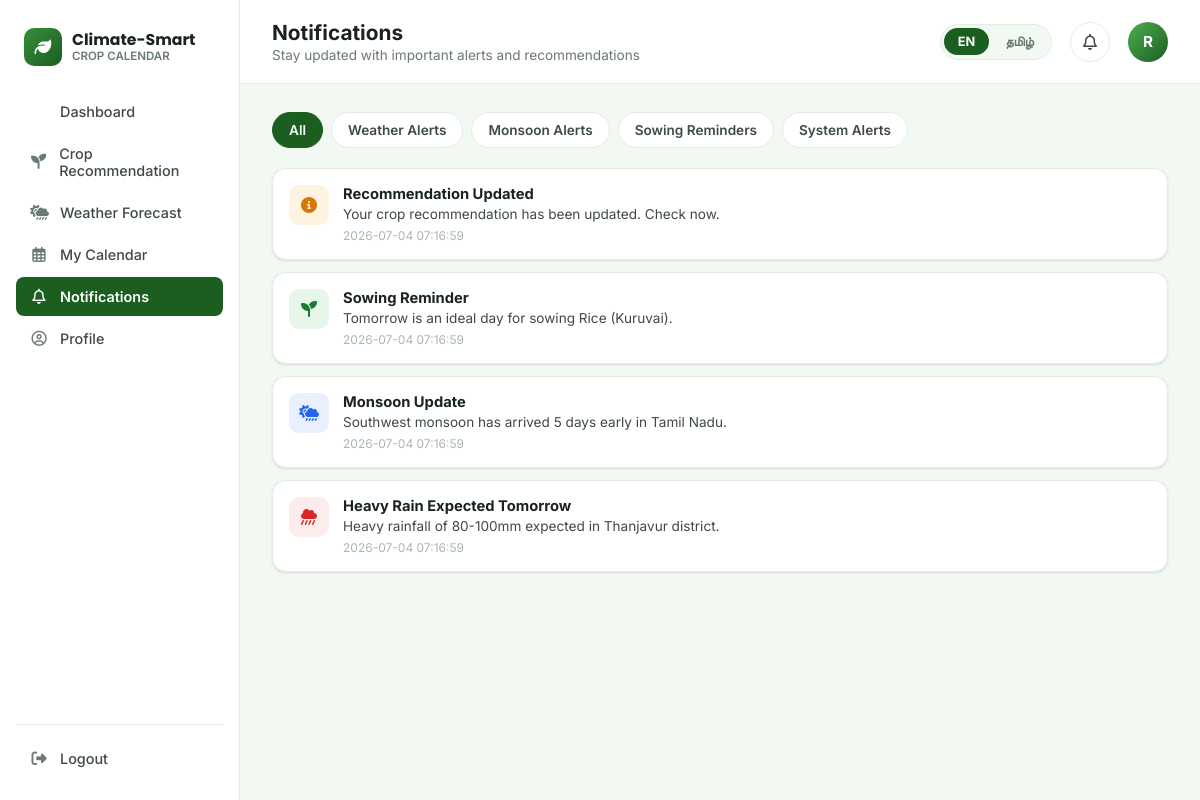
Screenshot of /notifications (signed in) with the database file from the repository.
### tables this page shows
CREATE TABLE farmers (
            id INTEGER PRIMARY KEY AUTOINCREMENT,
            name TEXT NOT NULL,
            mobile TEXT UNIQUE NOT NULL,
            email TEXT,
            district TEXT NOT NULL,
            farm_size REAL NOT NULL,
            preferred_crop TEXT NOT NULL,
            password TEXT NOT NULL,
            created_at TEXT DEFAULT (datetime('now'))
        );

CREATE TABLE notifications (
            id INTEGER PRIMARY KEY AUTOINCREMENT,
            farmer_id INTEGER NOT NULL,
            category TEXT NOT NULL,
            title TEXT NOT NULL,
            notification_text TEXT NOT NULL,
            created_at TEXT DEFAULT (datetime('now')),
            FOREIGN KEY (farmer_id) REFERENCES farmers (id)
        );

### app.py (the view)
@app.route("/notifications")
@login_required
def notifications():
    farmer = current_farmer()
    conn = get_db()
    all_notifications = conn.execute(
        "SELECT * FROM notifications WHERE farmer_id = ? ORDER BY id DESC",
        (farmer["id"],),
    ).fetchall()
    conn.close()
    return render_template("notifications.html", farmer=farmer, notifications=all_notifications)

### app.py (called while the page is built)
def get_db():
    conn = sqlite3.connect(DB_PATH)
    conn.row_factory = sqlite3.Row
    conn.execute("PRAGMA foreign_keys = ON")
    return conn

def login_required(view_func):
    @wraps(view_func)
    def wrapped(*args, **kwargs):
        if "farmer_id" not in session:
            flash("Please login to continue.", "warning")
            return redirect(url_for("login"))
        return view_func(*args, **kwargs)
    return wrapped

def current_farmer():
    conn = get_db()
    farmer = conn.execute(
        "SELECT * FROM farmers WHERE id = ?", (session.get("farmer_id"),)
    ).fetchone()
    conn.close()
    return farmer

def get_lang():
    return session.get("lang", "en")

@app.context_processor
def inject_i18n():
    lang = get_lang()
    return {
        "t": lambda key: translate(key, lang),
        "tr_district": lambda name: translate_district(name, lang),
        "tr_crop": lambda name: translate_crop(name, lang),
        "tr_season": lambda name: translate_season(name, lang),
        "current_lang": lang,
    }

### translations.py (called while the page is built)
def translate(key, lang="en"):
    lang_dict = TRANSLATIONS.get(lang, TRANSLATIONS["en"])
    return lang_dict.get(key, TRANSLATIONS["en"].get(key, key))

### templates/notifications.html (shortened to what this page needs)
{% extends "base.html" %}
{% set active_page = 'notifications' %}
{% block page_title %}{{ t('notifications_title') }}{% endblock %}
{% block page_subtitle %}{{ t('notifications_subtitle') }}{% endblock %}
{% block content %}
<div class="notif-tabs" id="notifTabs">
  <button class="notif-tab active" data-filter="all">{{ t('tab_all') }}</button>
  <button class="notif-tab" data-filter="weather">{{ t('tab_weather') }}</button>
  <button class="notif-tab" data-filter="monsoon">{{ t('tab_monsoon') }}</button>
  <button class="notif-tab" data-filter="sowing">{{ t('tab_sowing') }}</button>
  <button class="notif-tab" data-filter="system">{{ t('tab_system') }}</button>
</div>
<div id="notifList">
  {% for n in notifications %}
  <div class="card notif-card" data-category="{{ n['category'] }}">
    <div class="notif-icon {{ n['category'] }}">
      <i class="fa-solid {{
        'fa-cloud-showers-heavy' if n['category'] == 'weather'
        else 'fa-cloud-sun-rain' if n['category'] == 'monsoon'
        else 'fa-seedling' if n['category'] == 'sowing'
        else 'fa-circle-info' }}"></i>
    </div>
    <div class="notif-body">
      <div class="notif-title">{{ n['title'] }}</div>
      <div class="notif-text">{{ n['notification_text'] }}</div>
      <div class="notif-time">{{ n['created_at'] }}</div>
    </div>
  </div>
  {% else %}
  <div class="card panel" style="text-align:center; color:var(--ink-500);">
    <i class="fa-regular fa-bell-slash" style="font-size:1.6rem; margin-bottom:10px; display:block;"></i>
    {{ t('no_notifications') }}
  </div>
  {% endfor %}
</div>
{% endblock %}

### templates/base.html (shortened to what this page needs)
<!DOCTYPE html>
<html lang="en">
<head>
<link rel="stylesheet" href="https://cdnjs.cloudflare.com/ajax/libs/font-awesome/6.5.1/css/all.min.css">
<link rel="stylesheet" href="{{ url_for('static', filename='css/style.css') }}">
</head>
<body>
<div class="app-shell">
  <aside class="sidebar" id="sidebar">
    <div class="brand">
      <div class="brand-mark"><i class="fa-solid fa-leaf"></i></div>
      <div class="brand-text">
        <div class="brand-name">{{ t('brand_name') }}</div>
        <div class="brand-sub">{{ t('brand_sub') }}</div>
      </div>
    </div>
    <nav class="nav-section">
      <a href="{{ url_for('dashboard') }}" class="nav-item {{ 'active' if active_page == 'dashboard' }}">
         {{ t('nav_dashboard') }}
      </a>
      <a href="{{ url_for('recommendation') }}" class="nav-item {{ 'active' if active_page == 'recommendation' }}">
        <i class="fa-solid fa-seedling"></i> {{ t('nav_recommendation') }}
      </a>
      <a href="{{ url_for('weather') }}" class="nav-item {{ 'active' if active_page == 'weather' }}">
        <i class="fa-solid fa-cloud-sun-rain"></i> {{ t('nav_weather') }}
      </a>
      <a href="{{ url_for('calendar_view') }}" class="nav-item {{ 'active' if active_page == 'calendar' }}">
        <i class="fa-regular fa-calendar-days"></i> {{ t('nav_calendar') }}
      </a>
      <a href="{{ url_for('notifications') }}" class="nav-item {{ 'active' if active_page == 'notifications' }}">
        <i class="fa-regular fa-bell"></i> {{ t('nav_notifications') }}
      </a>
      <a href="{{ url_for('profile') }}" class="nav-item {{ 'active' if active_page == 'profile' }}">
        <i class="fa-regular fa-circle-user"></i> {{ t('nav_profile') }}
      </a>
    </nav>
    <div class="sidebar-footer">
      <a href="{{ url_for('logout') }}" class="nav-item">
        <i class="fa-solid fa-right-from-bracket"></i> {{ t('nav_logout') }}
      </a>
    </div>
  </aside>
  <div class="main-col">
    <header class="topbar">
      <div style="display:flex; align-items:center; gap:14px;">
        <div>
          <div class="topbar-title">{% block page_title %}{{ t('nav_dashboard') }}{% endblock %}</div>
          <div class="topbar-sub">{% block page_subtitle %}{% endblock %}</div>
        </div>
      </div>
      <div class="topbar-right">
        <div class="lang-toggle">
          <a href="{{ url_for('set_language', lang_code='en') }}" class="lang-btn {{ 'active' if current_lang == 'en' }}">EN</a>
          <a href="{{ url_for('set_language', lang_code='ta') }}" class="lang-btn {{ 'active' if current_lang == 'ta' }}">தமிழ்</a>
        </div>
        <a href="{{ url_for('notifications') }}" class="icon-btn">
          <i class="fa-regular fa-bell"></i>
        </a>
        <a href="{{ url_for('profile') }}" class="avatar-chip">
          <div class="avatar-circle">{{ (farmer['name'][0] if farmer else 'F') | upper }}</div>
        </a>
      </div>
    </header>
    <main class="page-content">
      {% block content %}{% endblock %}
    </main>
  </div>
</div>
</body>
</html>

### rows the page displays
farmers: name "R"
notifications: title "Recommendation Updated", notification_text "Your crop recommendation has been updated. Check now.", created_at "2026-07-04 07:16:59"
notifications: title "Sowing Reminder", notification_text "Tomorrow is an ideal day for sowing Rice (Kuruvai).", created_at "2026-07-04 07:16:59"
notifications: title "Monsoon Update", notification_text "Southwest monsoon has arrived 5 days early in Tamil Nadu.", created_at "2026-07-04 07:16:59"
notifications: title "Heavy Rain Expected Tomorrow", notification_text "Heavy rainfall of 80-100mm expected in Thanjavur district.", created_at "2026-07-04 07:16:59"

### other values shown
{{ t('brand_name') }} "Climate-Smart"
{{ t('brand_sub') }} "CROP CALENDAR"
{{ t('nav_dashboard') }} "Dashboard"
{{ t('nav_recommendation') }} "Crop Recommendation"
{{ t('nav_weather') }} "Weather Forecast"
{{ t('nav_calendar') }} "My Calendar"
{{ t('nav_notifications') }} "Notifications"
{{ t('nav_profile') }} "Profile"
{{ t('nav_logout') }} "Logout"
{{ t('notifications_title') }} "Notifications"
{{ t('notifications_subtitle') }} "Stay updated with important alerts and recommendations"
{{ t('tab_all') }} "All"
{{ t('tab_weather') }} "Weather Alerts"
{{ t('tab_monsoon') }} "Monsoon Alerts"
{{ t('tab_sowing') }} "Sowing Reminders"
